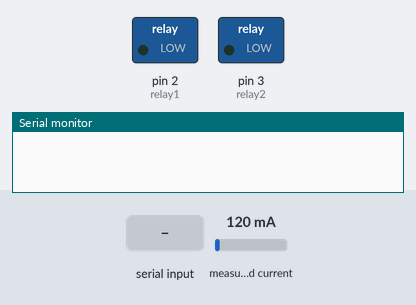
A sketch run on a simulated Arduino Uno, built with avr-gcc and run on an emulated ATmega328P. Shown: switched loads named in the sketch (green lamp = pin HIGH), the last lines printed to the serial monitor. The test bench sets the inputs (shaded band); at power-on: measured current 120 mA.

Above: at 1.2 s.
1.3 s: "1" received over Serial
At 2.6 s:
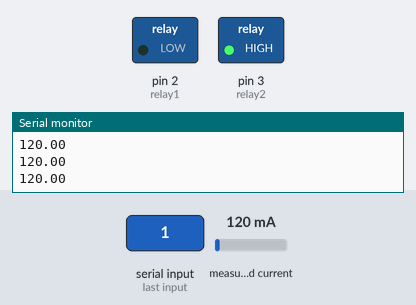
2.9 s: "0" received over Serial
At 4.1 s:
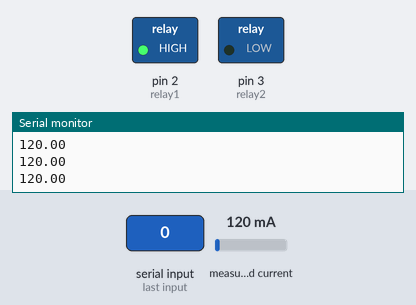
4.5 s: "2" received over Serial
At 5.7 s:
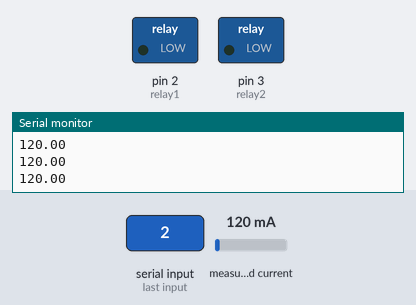
Timing chart, 0 to 7.5 s (numbered marks = the images above; inputs shaded):
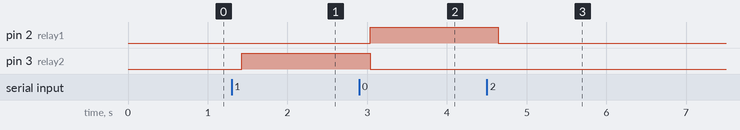

The sketch:

relay_actuator.ino
```cpp
#include "EmonLib.h"

EnergyMonitor emon1;
int relay1 = 2; //줄어듬
int relay2 = 3; //늘어남
double W;
double MA;
int i = 0;

void extendActuator() {
    digitalWrite(relay1, HIGH);
    digitalWrite(relay2, LOW);
}

void retractActuator() {
    digitalWrite(relay1, LOW);
    digitalWrite(relay2, HIGH);
}

void stopActuator() {
    digitalWrite(relay1, LOW);
    digitalWrite(relay2, LOW);
}

void setup()
{
  Serial.begin(9600);
  pinMode(relay1, OUTPUT);
  pinMode(relay2, OUTPUT);
  emon1.current(A4, 111.1);
}

void loop()
{
  //0:줄어듬, 1:늘어남, 2:정지
  double Irms = emon1.calcIrms(1480);
  W = Irms*220.0;
  MA = Irms*1000;
  char serial_data = Serial.read();
  if(serial_data == '1'){
    retractActuator();
  }
  else if(serial_data == '0'){
    extendActuator();
  }
  else if(serial_data == '2'){
    stopActuator();
  }
  if (i > 5){
    Serial.println(MA);
  }
  i++;
}
```

Measured:
- after the input at 1.3 s, pin 3 (relay2): LOW → HIGH after 0.13 s
- after the input at 2.9 s, pin 2 (relay1): LOW → HIGH after 0.14 s; pin 3 (relay2): HIGH → LOW after 0.14 s
- after the input at 4.5 s, pin 2 (relay1): HIGH → LOW after 0.15 s
